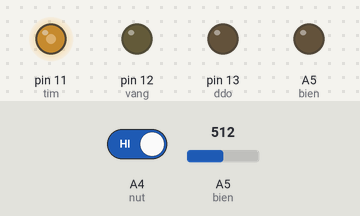
Simulated run of this sketch. Board: Arduino Uno, built with avr-gcc and run on an emulated ATmega328P. Parts: output pins drawn as LEDs (lit = HIGH). Dashed ring = blinking. The test bench sets the inputs (shaded band); at power-on: A4 (nut) HIGH, A5 (bien) = 512. What the sketch prints to the serial monitor is not drawn.

Above: at 1.2 s.
1.3 s: A4 (nut) driven LOW
At 1.9 s:
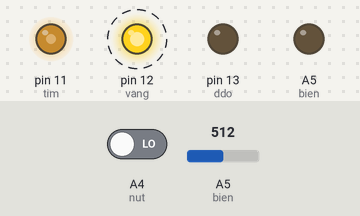
4.3 s: A5 (bien) set to 716
At 5.0 s:
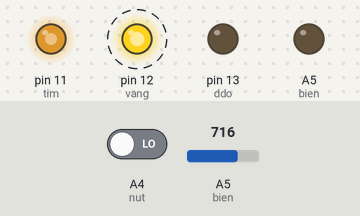
7.3 s: A5 (bien) set to 810
At 7.49 s:
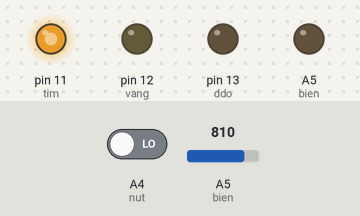
10.3 s: A5 (bien) set to 122
At 11.5 s:
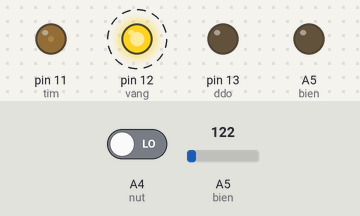
13.3 s: A5 (bien) set to 0
At 13.9 s:
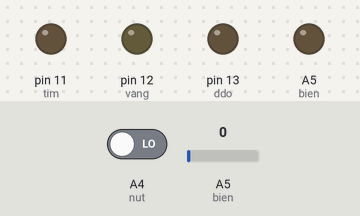
16.3 s: A4 (nut) driven HIGH
Timing chart, 0 to 18.8 s (numbered marks = the images above; inputs shaded):
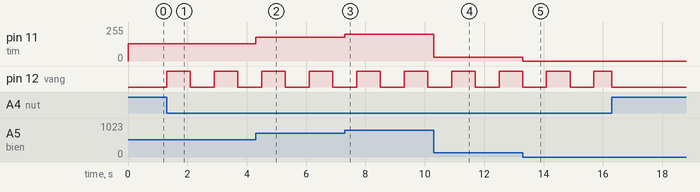

The sketch:

b2.ino
```cpp
unsigned long quakhudo=0;
unsigned long quakhuvang=0;
int ddo=13;
int vang=12;
int tim=11;
int nut=A4;
int bien=A5;
int trangthaido=LOW;
int trangthaivang=LOW;
int k=0;

void setup() {
  Serial.begin(9600);
  Serial.print("bat dau nhap");
  pinMode (ddo,OUTPUT);
  pinMode (vang,OUTPUT);
  pinMode (tim,OUTPUT);
  pinMode (nut,INPUT);
  pinMode (bien,OUTPUT);
  digitalWrite(ddo,LOW);
  digitalWrite(vang,LOW);
  digitalWrite(tim,LOW);

}

void loop() {
  unsigned long hientai=millis();
  if (Serial.available()>0){
    int z=Serial.parseInt ();
    if (z>=800&&z<=1500){
      k=z;
    }
    else k=0;
  }
  if (k>0){
    if (hientai-quakhudo>=k){
      quakhudo=hientai;
      if (trangthaido==LOW) trangthaido=HIGH;
      else trangthaido=LOW;
      digitalWrite(ddo,trangthaido);
    }
  }
  else digitalWrite(ddo,LOW);
  if (digitalRead(nut)==LOW){
    if (hientai-quakhuvang>=800){
      quakhuvang=hientai;
      if (trangthaivang==LOW) trangthaivang=HIGH;
      else trangthaivang=LOW;
      digitalWrite(vang,trangthaivang);
    }
  }
  else digitalWrite(vang,LOW);
  int g=analogRead(bien);
  analogWrite (tim,g/4);
}
```

Measured:
- after the input at 1.3 s, pin 12 (vang): alternates HIGH for 0.80 s and LOW for 0.80 s, starting at once
- after the input at 4.3 s, pin 11 (tim): 128/255 → 179/255 at once
- after the input at 7.3 s, pin 11 (tim): 179/255 → 202/255 at once
- after the input at 10.3 s, pin 11 (tim): 202/255 → 30/255 at once
- after the input at 13.3 s, pin 11 (tim): 30/255 → 0/255 at once
